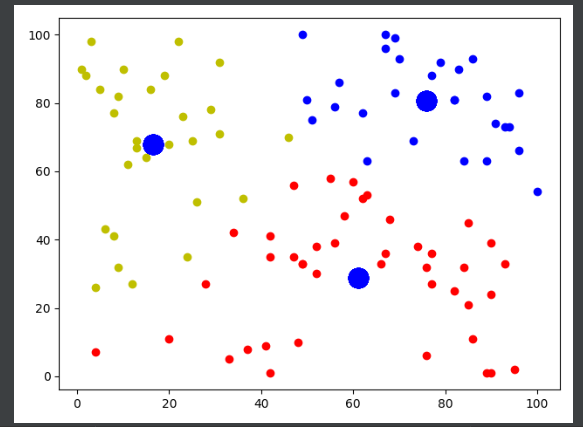

The script that drew this image:
import matplotlib.pyplot as plt
import numpy as np
import random

n = 100
x = [random.randint(1, n) for i in range(n)]
y = [random.randint(1, n) for i in range(n)]
K = range(0, 10)

# Ищем центральную точку (пункт 2)
x_c = np.mean(x)
y_c = np.mean(y)


def dist(x1, y1, x2, y2):
    return np.sqrt((x1 - x2) ** 2 + (y1 - y2) ** 2)


def clust(x, y, x_cc, y_cc, k):
    cluster = []
    for i in range(0, n):
        d = dist(x[i], y[i], x_cc[0], y_cc[0])
        numb = 0
        for j in range(0, k):
            if dist(x[i], y[i], x_cc[j], y_cc[j]) < d:
                d = dist(x[i], y[i], x_cc[j], y_cc[j])
                numb = j
        cluster.append(numb)
    return cluster


def calculate_center_of_mass(cluster, x, y, k):
    center_of_mass_x = [0 for i in range(k)]
    center_of_mass_y = [0 for i in range(k)]
    count = [0 for i in range(k)]

    for i in cluster:
        count[i] += 1

    number = 0
    for i in cluster:
        center_of_mass_x[i] += x[number] / count[i]
        center_of_mass_y[i] += y[number] / count[i]
        number += 1

    return [center_of_mass_x, center_of_mass_y]


R = 0
for i in range(0, n):
    r = dist(x_c, y_c, x[i], y[i])
    if r > R:
        R = r


def J_c(k, x_cc, y_cc, cluster):
    for i in range(0, k):
        clusterSum = 0
        for j in range(0, len(cluster)):
            if (cluster[j] == i):
                clusterSum += dist(x[j], y[j], x_cc[i], y_cc[i]) ** 2
    return clusterSum


val_k = []
for k in K:
    x_cc = [R * np.cos(2 * np.pi * i / k) + x_c for i in range(k)]
    y_cc = [R * np.sin(2 * np.pi * i / k) + x_c for i in range(k)]

cluster = clust(x, y, x_cc, y_cc, k)

center_of_mass = calculate_center_of_mass(cluster, x, y, k)
# сравнение текущего расположения точек
# с новым прощитанными
changed = False
while not changed:
    new_cluster = clust(x, y, center_of_mass[0], center_of_mass[1], k)

    val_k.append(J_c(k, x_cc, y_cc, cluster))
    if np.array_equal(new_cluster, cluster):
        changed = True
        break

    cluster = new_cluster
    center_of_mass = calculate_center_of_mass(cluster, x, y, k)

print(val_k)

plt.plot(K[0:len(val_k)], val_k)
plt.xlabel('Number of clusters')
plt.ylabel('WCSS')
plt.show()

k = len(val_k) - 1
changed = False
while not changed:
    new_cluster = clust(x, y, center_of_mass[0], center_of_mass[1], k)
    if np.array_equal(new_cluster, cluster):
        changed = True
        break

    cluster = new_cluster

    center_of_mass = calculate_center_of_mass(cluster, x, y, k)

    colors = ['r', 'b', 'y', 'o', 'p']

print(k)
for i in range(0, n):
    plt.scatter(x[i], y[i], color=colors[cluster[i]])
    plt.scatter(center_of_mass[0], center_of_mass[1], marker='o', c='b', s=250)
plt.show()
